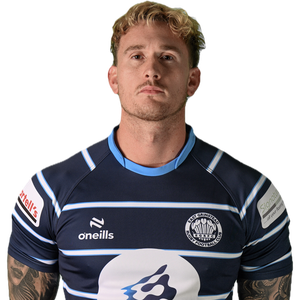
#> input picture img/headshots/AaronBoczek.png, 300 x 300 px; its folder holds only this picture in this run
$ python process_headshots.py
#> lines starting #> are read from the running program, lines starting #| are printed output that depends on the picture; after the words box and inside, x2 and y2 are one past the last pixel; in counts of white or black regions, pixels touching at a corner belong together
#> in process_image, image is the input picture: PIL image 300x300 RGBA; mean R, G, B, A 54.9, 50.4, 53, 143.5
from __future__ import annotations

import argparse
from pathlib import Path

import cv2
from PIL import Image


PROJECT_ROOT = Path(__file__).resolve().parent.parent
DEFAULT_INPUT_DIR = PROJECT_ROOT / "img" / "headshots"
FACE_CASCADE = cv2.CascadeClassifier(cv2.data.haarcascades + "haarcascade_frontalface_alt2.xml")


def build_content_mask(image: Image.Image, alpha_threshold: int, blank_threshold: int) -> Image.Image:
#> called with alpha_threshold = 8, blank_threshold = 245
    rgba_image = image.convert("RGBA")
    alpha = rgba_image.getchannel("A")
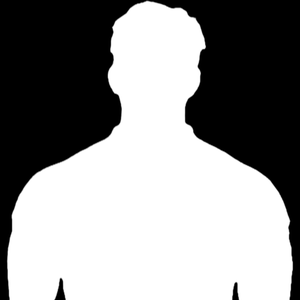
#> alpha: PIL image 300x300 L; min 0, max 255, mean 143.5

    if alpha.getbbox():
        return alpha.point(lambda value: 255 if value > alpha_threshold else 0)
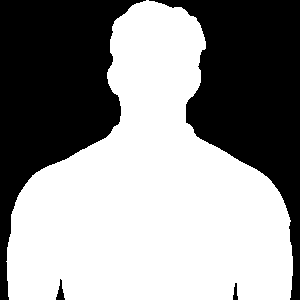
#> returned value: PIL image 300x300 L; 57% white; 4 black regions, box (x1, y1, x2, y2) and area: (0, 0, 146, 300) 19974, (149, 0, 300, 300) 18612, (56, 279, 65, 300) 94, (233, 283, 238, 300) 56

    rgb_image = rgba_image.convert("RGB")
    grayscale = rgb_image.convert("L")
    return grayscale.point(lambda value: 0 if value >= blank_threshold else 255)


# [44 lines left out: functions detect_face_bounds, face_centered_crop_box, not called in this run]


def square_crop_box(
    image: Image.Image,
    *,
    image_path: Path | None,
    use_face_crop: bool,
    alpha_threshold: int,
    blank_threshold: int,
    side_margin: int,
    top_margin: int,
    face_crop_scale: float,
    face_top_padding_ratio: float,
) -> tuple[int, int, int, int] | None:
    if use_face_crop and image_path is not None:
        face_bounds = detect_face_bounds(image_path, alpha_threshold)
        if face_bounds is not None:
            face_crop = face_centered_crop_box(
                image,
                face_bounds,
                crop_scale=face_crop_scale,
                top_padding_ratio=face_top_padding_ratio,
            )
            if face_crop is not None:
                return face_crop

    mask = build_content_mask(image, alpha_threshold=alpha_threshold, blank_threshold=blank_threshold)
    bbox = mask.getbbox()
#> bbox = (6, 0, 293, 300)
    if bbox is None:
        return None

    left, top, right, _bottom = bbox
#> left = 6; top = 0; right = 293
    left = max(0, left - side_margin)
#> left = 0
    right = min(image.width, right + side_margin)
#> right = 300
    top = max(0, top - top_margin)

    crop_width = right - left
#> crop_width = 300
    if crop_width <= 0:
        return None

    bottom = min(image.height, top + crop_width)
#> bottom = 300

    # Fallback for unexpectedly short images.
    if bottom - top < crop_width:
        top = max(0, image.height - crop_width)
        bottom = image.height

    return left, top, right, bottom


def process_image(
    input_path: Path,
    output_path: Path,
    *,
    use_face_crop: bool,
    alpha_threshold: int,
    blank_threshold: int,
    side_margin: int,
    top_margin: int,
    face_crop_scale: float,
    face_top_padding_ratio: float,
) -> None:
    with Image.open(input_path) as image:
        crop_box = square_crop_box(
            image,
            image_path=input_path,
            use_face_crop=use_face_crop,
            alpha_threshold=alpha_threshold,
            blank_threshold=blank_threshold,
            side_margin=side_margin,
            top_margin=top_margin,
            face_crop_scale=face_crop_scale,
            face_top_padding_ratio=face_top_padding_ratio,
        )
#> crop_box = (0, 0, 300, 300)

        if crop_box is None:
            cropped = image.copy()
        else:
            cropped = image.crop(crop_box)

        output_path.parent.mkdir(parents=True, exist_ok=True)
        cropped.save(output_path, format="PNG", optimize=True)


def parse_args() -> argparse.Namespace:
    parser = argparse.ArgumentParser(
        description="Trim empty space from headshots and crop to a square by trimming the bottom."
    )
    parser.add_argument(
        "--use-face-crop",
        action="store_true",
        help="Use face-centered square crops (may crop top/sides). Disabled by default.",
    )
    parser.add_argument(
        "--input-dir",
        type=Path,
        default=DEFAULT_INPUT_DIR,
        help="Directory containing source headshots.",
    )
    parser.add_argument(
        "--output-dir",
        type=Path,
        default=None,
        help="Directory for processed headshots. Defaults to in-place overwrite in the input directory.",
    )
    parser.add_argument(
        "--alpha-threshold",
        type=int,
        default=8,
        help="Minimum alpha treated as visible content.",
    )
    parser.add_argument(
        "--blank-threshold",
        type=int,
        default=245,
        help="Brightness threshold for non-transparent backgrounds.",
    )
    parser.add_argument(
        "--side-margin",
        type=int,
        default=12,
        help="Extra pixels to preserve on the left and right after trimming.",
    )
    parser.add_argument(
        "--top-margin",
        type=int,
        default=0,
        help="Extra pixels to preserve above the detected content.",
    )
    parser.add_argument(
        "--face-crop-scale",
        type=float,
        default=2.15,
        help="Square crop size as a multiple of detected face size for head-and-shoulders framing.",
    )
    parser.add_argument(
        "--face-top-padding-ratio",
        type=float,
        default=0.22,
        help="Extra padding above the detected face, expressed as a multiple of face height.",
    )
    return parser.parse_args()


def main() -> None:
    args = parse_args()
    input_dir = args.input_dir.resolve()
    output_dir = args.output_dir.resolve() if args.output_dir else input_dir

    if not input_dir.exists():
        raise FileNotFoundError(f"Input directory does not exist: {input_dir}")

    image_paths = sorted(
        path for path in input_dir.iterdir() if path.is_file() and path.suffix.lower() in {".png", ".jpg", ".jpeg"}
    )

    if not image_paths:
        print(f"No headshot images found in {input_dir}")
        return

    processed_count = 0
    for input_path in image_paths:
        output_name = input_path.with_suffix(".png").name
        output_path = output_dir / output_name
        process_image(
            input_path,
            output_path,
            use_face_crop=args.use_face_crop,
            alpha_threshold=args.alpha_threshold,
            blank_threshold=args.blank_threshold,
            side_margin=args.side_margin,
            top_margin=args.top_margin,
            face_crop_scale=args.face_crop_scale,
            face_top_padding_ratio=args.face_top_padding_ratio,
        )
        processed_count += 1
        print(f"Processed {input_path.name} -> {output_name}")

    print(f"Completed square crops for {processed_count} headshots in {output_dir}")


if __name__ == "__main__":
    main()

$ run again, on img/headshots/BenDarch.png
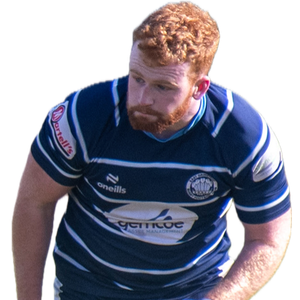
#> input picture img/headshots/BenDarch.png, 300 x 300 px
#> in process_image, image is the input picture: PIL image 300x300 RGBA; mean R, G, B, A 54.7, 54.6, 68.1, 165
#> in build_content_mask, `alpha = rgba_image.getchannel("A")`:
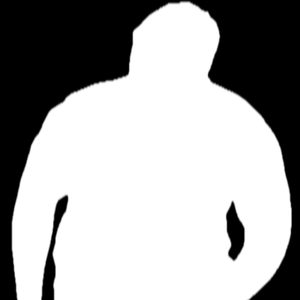
#> alpha: PIL image 300x300 L; min 0, max 255, mean 165
#> in build_content_mask, `return alpha.point(lambda value: 255 if value > alpha_threshold else 0)`:
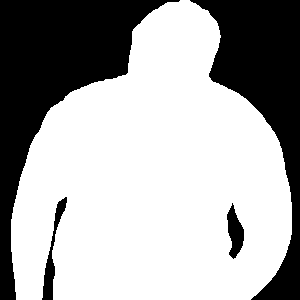
#> returned value: PIL image 300x300 L; 66% white; 4 black regions, box (x1, y1, x2, y2) and area: (0, 0, 180, 300) 16960, (190, 0, 300, 300) 12390, (42, 197, 67, 300) 675, (227, 203, 244, 259) 560
#> bbox = (11, 0, 292, 300)
#> in square_crop_box, `left, top, right, _bottom = bbox`: left = 11; top = 0; right = 292
#> in square_crop_box, `left = max(0, left - side_margin)`: left = 0
#> in square_crop_box, `right = min(image.width, right + side_margin)`: right = 300
#> crop_box = (0, 0, 300, 300)

$ run again, on img/headshots/BenGreen.png
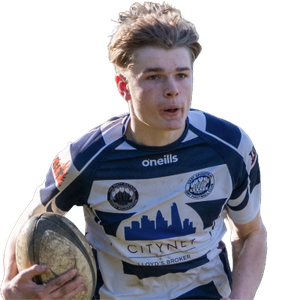
#> input picture img/headshots/BenGreen.png, 300 x 300 px
#> in process_image, image is the input picture: PIL image 300x300 RGBA; mean R, G, B, A 57.8, 57, 64.5, 139.1
#> in build_content_mask, `return alpha.point(lambda value: 255 if value > alpha_threshold else 0)`:
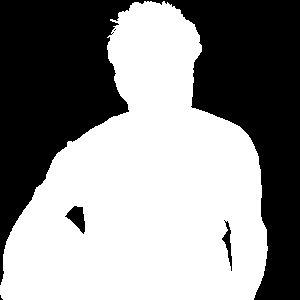
#> returned value: PIL image 300x300 L; 55.3% white; 5 black regions (2 under 20 px), largest, box (x1, y1, x2, y2) and area: (0, 0, 300, 300) 39703, (65, 206, 85, 234) 301, (222, 220, 232, 271) 186
#> bbox = (0, 1, 268, 300)
#> in square_crop_box, `left, top, right, _bottom = bbox`: left = 0; top = 1; right = 268
#> in square_crop_box, `right = min(image.width, right + side_margin)`: right = 280
#> bottom = 281
#> crop_box = (0, 1, 280, 281)
#> in process_image, `cropped = image.crop(crop_box)`:
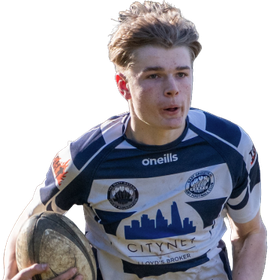
#> cropped: PIL image 280x280 RGBA; mean R, G, B, A 59.6, 59, 67, 143.9; transparent parts drawn white

$ run again, on img/headshots/BenMarelli.png
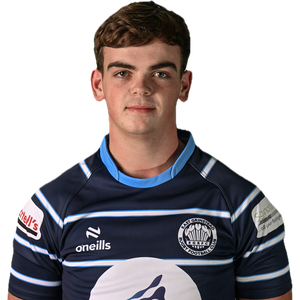
#> input picture img/headshots/BenMarelli.png, 300 x 300 px
#> in process_image, image is the input picture: PIL image 300x300 RGBA; mean R, G, B, A 48.6, 44.4, 47.5, 137.1
#> in build_content_mask, `alpha = rgba_image.getchannel("A")`:
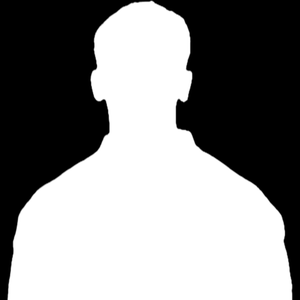
#> alpha: PIL image 300x300 L; min 0, max 255, mean 137.1
#> in build_content_mask, `return alpha.point(lambda value: 255 if value > alpha_threshold else 0)`:
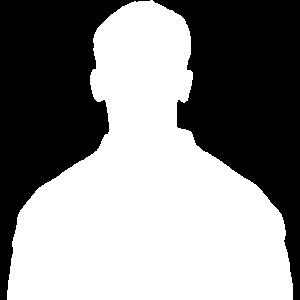
#> returned value: PIL image 300x300 L; 54.4% white; 2 black regions, box (x1, y1, x2, y2) and area: (153, 0, 300, 300) 21511, (0, 0, 150, 300) 19505
#> bbox = (7, 0, 293, 300)
#> in square_crop_box, `left, top, right, _bottom = bbox`: left = 7; top = 0; right = 293
#> in square_crop_box, `left = max(0, left - side_margin)`: left = 0
#> in square_crop_box, `right = min(image.width, right + side_margin)`: right = 300
#> crop_box = (0, 0, 300, 300)

$ run again, on img/headshots/AliMoffatt.png
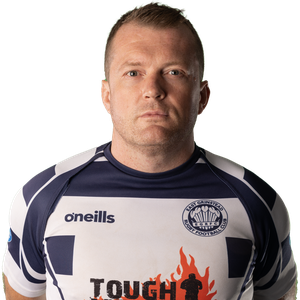
#> input picture img/headshots/AliMoffatt.png, 300 x 300 px
#> in process_image, image is the input picture: PIL image 300x300 RGBA; mean R, G, B, A 79.7, 69, 67.6, 147.9
#> in build_content_mask, `alpha = rgba_image.getchannel("A")`:
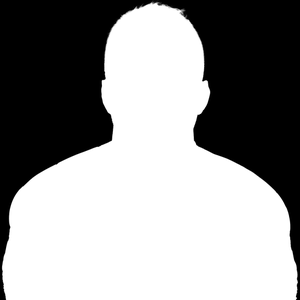
#> alpha: PIL image 300x300 L; min 0, max 255, mean 147.9
#> in build_content_mask, `return alpha.point(lambda value: 255 if value > alpha_threshold else 0)`:
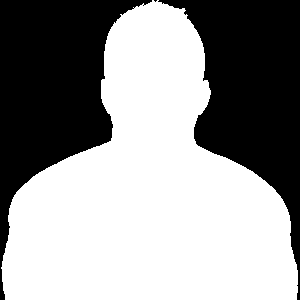
#> returned value: PIL image 300x300 L; 58.6% white; 3 black regions (1 under 20 px), largest, box (x1, y1, x2, y2) and area: (0, 0, 152, 300) 19022, (158, 0, 300, 300) 18239
#> bbox = (1, 0, 298, 300)
#> in square_crop_box, `left, top, right, _bottom = bbox`: left = 1; top = 0; right = 298
#> in square_crop_box, `left = max(0, left - side_margin)`: left = 0
#> in square_crop_box, `right = min(image.width, right + side_margin)`: right = 300
#> crop_box = (0, 0, 300, 300)
